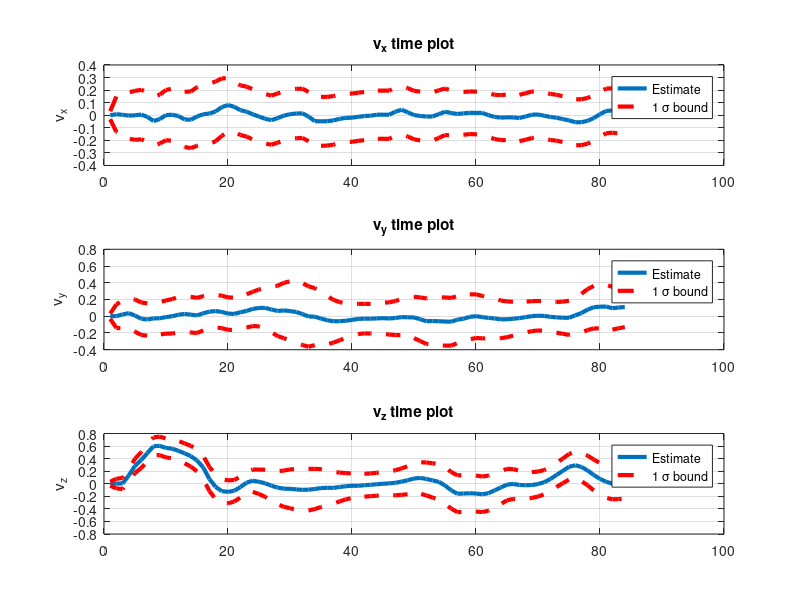

Here is the MATLAB script that generated this plot:
clear all;
clc;
data = csvread('lin_velocity_undistortedcloud.csv');
velocity = data(:,1:3);
sigma_velocity = data(:, 4:6);

%%

figure('Name','Velocity KF','NumberTitle','off');
subplot(311)
plot(velocity(:,1), 'LineWidth', 3);
hold on;
plot(velocity(:,1) + sigma_velocity(:,1), '--r', 'LineWidth', 3);
hold on;
plot(velocity(:,1) - sigma_velocity(:,1), '--r', 'LineWidth', 3);
hold off;
ylabel('v_x');
grid;
title('v_x time plot');
legend('Estimate', '1 \sigma bound');
subplot(312)
plot(velocity(:,2), 'LineWidth', 3);
hold on;
plot(velocity(:,2) + sigma_velocity(:,2), '--r', 'LineWidth', 3);
hold on;
plot(velocity(:,2) - sigma_velocity(:,2), '--r', 'LineWidth', 3);
hold off;
ylabel('v_y');
grid;
title('v_y time plot');
legend('Estimate', '1 \sigma bound');
subplot(313)
plot(velocity(:,3), 'LineWidth', 3);
hold on;
plot(velocity(:,3) + sigma_velocity(:,3), '--r', 'LineWidth', 3);
hold on;
plot(velocity(:,3) - sigma_velocity(:,3), '--r', 'LineWidth', 3);
hold off;
ylabel('v_z');
grid;
title('v_z time plot');
legend('Estimate', '1 \sigma bound');